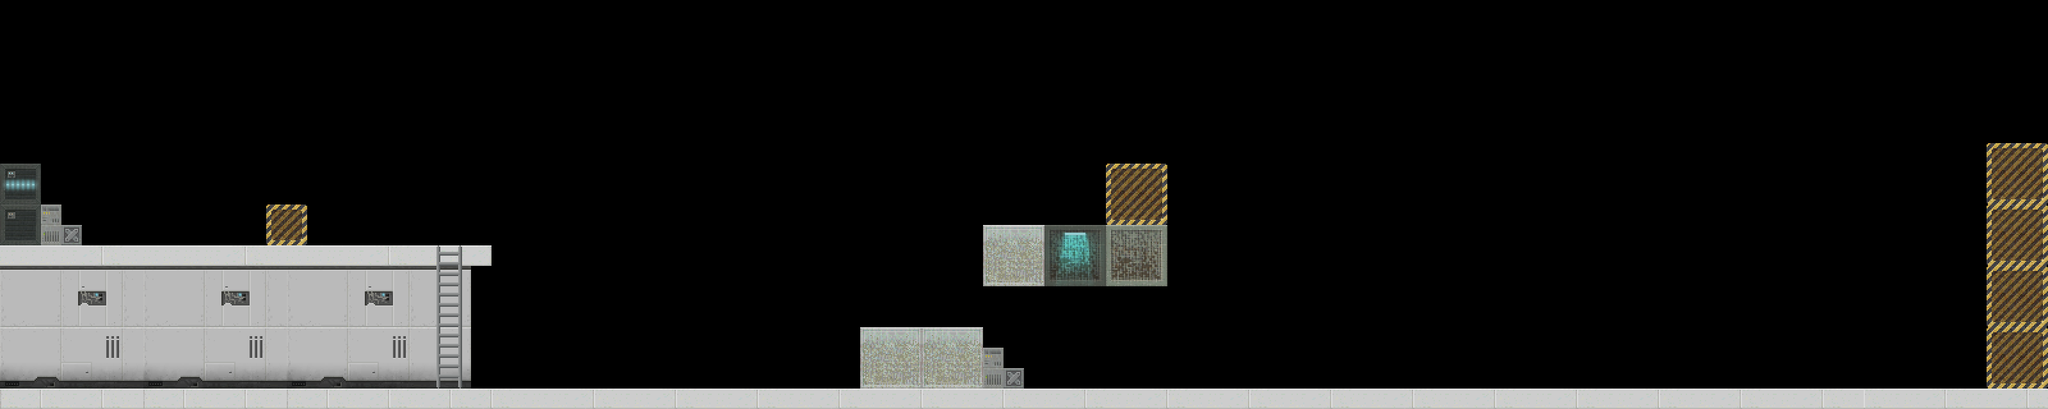

Below is a game level as drawn by its tile map, then a one-line description and the .tmx file that defines it, in full:
An orthogonal 100x20 tile map with 32x32 px tiles, 1 tile layer (GroundLayer), 2 tilesets.

<map version="1.0" tiledversion="1.0.3" orientation="orthogonal" renderorder="right-down" width="100" height="20" tilewidth="32" tileheight="32" nextobjectid="1">
 <tileset firstgid="1" name="scifi_platformTiles" tilewidth="32" tileheight="32" tilecount="805" columns="35">
  <image source="scifi_platformTiles.png" width="1120" height="736" />
 </tileset>
 <tileset firstgid="806" name="cyberpunkTiles" tilewidth="32" tileheight="32" tilecount="625" columns="25">
  <image source="cyberpunkTiles.jpg" width="800" height="800" />
 </tileset>
 <layer name="GroundLayer" width="100" height="20">
  <data encoding="csv">
0,0,0,0,0,0,0,0,0,0,0,0,0,0,0,0,0,0,0,0,0,0,0,0,0,0,0,0,0,0,0,0,0,0,0,0,0,0,0,0,0,0,0,0,0,0,0,0,0,0,0,0,0,0,0,0,0,0,0,0,0,0,0,0,0,0,0,0,0,0,0,0,0,0,0,0,0,0,0,0,0,0,0,0,0,0,0,0,0,0,0,0,0,0,0,0,0,0,0,0,
0,0,0,0,0,0,0,0,0,0,0,0,0,0,0,0,0,0,0,0,0,0,0,0,0,0,0,0,0,0,0,0,0,0,0,0,0,0,0,0,0,0,0,0,0,0,0,0,0,0,0,0,0,0,0,0,0,0,0,0,0,0,0,0,0,0,0,0,0,0,0,0,0,0,0,0,0,0,0,0,0,0,0,0,0,0,0,0,0,0,0,0,0,0,0,0,0,0,0,0,
0,0,0,0,0,0,0,0,0,0,0,0,0,0,0,0,0,0,0,0,0,0,0,0,0,0,0,0,0,0,0,0,0,0,0,0,0,0,0,0,0,0,0,0,0,0,0,0,0,0,0,0,0,0,0,0,0,0,0,0,0,0,0,0,0,0,0,0,0,0,0,0,0,0,0,0,0,0,0,0,0,0,0,0,0,0,0,0,0,0,0,0,0,0,0,0,0,0,0,0,
0,0,0,0,0,0,0,0,0,0,0,0,0,0,0,0,0,0,0,0,0,0,0,0,0,0,0,0,0,0,0,0,0,0,0,0,0,0,0,0,0,0,0,0,0,0,0,0,0,0,0,0,0,0,0,0,0,0,0,0,0,0,0,0,0,0,0,0,0,0,0,0,0,0,0,0,0,0,0,0,0,0,0,0,0,0,0,0,0,0,0,0,0,0,0,0,0,0,0,0,
0,0,0,0,0,0,0,0,0,0,0,0,0,0,0,0,0,0,0,0,0,0,0,0,0,0,0,0,0,0,0,0,0,0,0,0,0,0,0,0,0,0,0,0,0,0,0,0,0,0,0,0,0,0,0,0,0,0,0,0,0,0,0,0,0,0,0,0,0,0,0,0,0,0,0,0,0,0,0,0,0,0,0,0,0,0,0,0,0,0,0,0,0,0,0,0,0,0,0,0,
0,0,0,0,0,0,0,0,0,0,0,0,0,0,0,0,0,0,0,0,0,0,0,0,0,0,0,0,0,0,0,0,0,0,0,0,0,0,0,0,0,0,0,0,0,0,0,0,0,0,0,0,0,0,0,0,0,0,0,0,0,0,0,0,0,0,0,0,0,0,0,0,0,0,0,0,0,0,0,0,0,0,0,0,0,0,0,0,0,0,0,0,0,0,0,0,0,0,0,0,
0,0,0,0,0,0,0,0,0,0,0,0,0,0,0,0,0,0,0,0,0,0,0,0,0,0,0,0,0,0,0,0,0,0,0,0,0,0,0,0,0,0,0,0,0,0,0,0,0,0,0,0,0,0,0,0,0,0,0,0,0,0,0,0,0,0,0,0,0,0,0,0,0,0,0,0,0,0,0,0,0,0,0,0,0,0,0,0,0,0,0,0,0,0,0,0,0,0,0,0,
0,0,0,0,0,0,0,0,0,0,0,0,0,0,0,0,0,0,0,0,0,0,0,0,0,0,0,0,0,0,0,0,0,0,0,0,0,0,0,0,0,0,0,0,0,0,0,0,0,0,0,0,0,0,0,0,0,0,0,0,0,0,0,0,0,0,0,0,0,0,0,0,0,0,0,0,0,0,0,0,0,0,0,0,0,0,0,0,0,0,0,0,0,0,0,0,0,299,300,301,
71,72,0,0,0,0,0,0,0,0,0,0,0,0,0,0,0,0,0,0,0,0,0,0,0,0,0,0,0,0,0,0,0,0,0,0,0,0,0,0,0,0,0,0,0,0,0,0,0,0,0,0,0,0,299,300,301,0,0,0,0,0,0,0,0,0,0,0,0,0,0,0,0,0,0,0,0,0,0,0,0,0,0,0,0,0,0,0,0,0,0,0,0,0,0,0,0,334,335,336,
106,107,0,0,0,0,0,0,0,0,0,0,0,0,0,0,0,0,0,0,0,0,0,0,0,0,0,0,0,0,0,0,0,0,0,0,0,0,0,0,0,0,0,0,0,0,0,0,0,0,0,0,0,0,334,335,336,0,0,0,0,0,0,0,0,0,0,0,0,0,0,0,0,0,0,0,0,0,0,0,0,0,0,0,0,0,0,0,0,0,0,0,0,0,0,0,0,369,370,371,
141,142,143,0,0,0,0,0,0,0,0,0,0,146,147,0,0,0,0,0,0,0,0,0,0,0,0,0,0,0,0,0,0,0,0,0,0,0,0,0,0,0,0,0,0,0,0,0,0,0,0,0,0,0,369,370,371,0,0,0,0,0,0,0,0,0,0,0,0,0,0,0,0,0,0,0,0,0,0,0,0,0,0,0,0,0,0,0,0,0,0,0,0,0,0,0,0,299,300,301,
176,177,178,179,0,0,0,0,0,0,0,0,0,181,182,0,0,0,0,0,0,0,0,0,0,0,0,0,0,0,0,0,0,0,0,0,0,0,0,0,0,0,0,0,0,0,0,0,188,189,190,191,192,193,194,195,196,0,0,0,0,0,0,0,0,0,0,0,0,0,0,0,0,0,0,0,0,0,0,0,0,0,0,0,0,0,0,0,0,0,0,0,0,0,0,0,0,334,335,336,
211,212,213,214,215,216,217,211,212,213,214,215,216,217,211,212,213,214,215,216,217,218,219,220,0,0,0,0,0,0,0,0,0,0,0,0,0,0,0,0,0,0,0,0,0,0,0,0,223,224,225,226,227,228,229,230,231,0,0,0,0,0,0,0,0,0,0,0,0,0,0,0,0,0,0,0,0,0,0,0,0,0,0,0,0,0,0,0,0,0,0,0,0,0,0,0,0,369,370,371,
246,247,248,249,250,251,252,246,247,248,249,250,251,252,246,247,248,249,250,251,252,253,254,0,0,0,0,0,0,0,0,0,0,0,0,0,0,0,0,0,0,0,0,0,0,0,0,0,258,259,260,261,262,263,264,265,266,0,0,0,0,0,0,0,0,0,0,0,0,0,0,0,0,0,0,0,0,0,0,0,0,0,0,0,0,0,0,0,0,0,0,0,0,0,0,0,0,299,300,301,
281,282,283,284,285,286,287,281,282,283,284,285,286,287,281,282,283,284,285,286,287,288,289,0,0,0,0,0,0,0,0,0,0,0,0,0,0,0,0,0,0,0,0,0,0,0,0,0,0,0,0,0,0,0,0,0,0,0,0,0,0,0,0,0,0,0,0,0,0,0,0,0,0,0,0,0,0,0,0,0,0,0,0,0,0,0,0,0,0,0,0,0,0,0,0,0,0,334,335,336,
316,317,318,319,320,321,322,316,317,318,319,320,321,322,316,317,318,319,320,321,322,323,324,0,0,0,0,0,0,0,0,0,0,0,0,0,0,0,0,0,0,0,0,0,0,0,0,0,0,0,0,0,0,0,0,0,0,0,0,0,0,0,0,0,0,0,0,0,0,0,0,0,0,0,0,0,0,0,0,0,0,0,0,0,0,0,0,0,0,0,0,0,0,0,0,0,0,369,370,371,
351,352,353,354,355,356,357,351,352,353,354,355,356,357,351,352,353,354,355,356,357,358,359,0,0,0,0,0,0,0,0,0,0,0,0,0,0,0,0,0,0,0,590,591,592,590,591,592,0,0,0,0,0,0,0,0,0,0,0,0,0,0,0,0,0,0,0,0,0,0,0,0,0,0,0,0,0,0,0,0,0,0,0,0,0,0,0,0,0,0,0,0,0,0,0,0,0,299,300,301,
386,387,388,389,390,391,392,386,387,388,389,390,391,392,386,387,388,389,390,391,392,393,394,0,0,0,0,0,0,0,0,0,0,0,0,0,0,0,0,0,0,0,625,626,627,625,626,627,143,0,0,0,0,0,0,0,0,0,0,0,0,0,0,0,0,0,0,0,0,0,0,0,0,0,0,0,0,0,0,0,0,0,0,0,0,0,0,0,0,0,0,0,0,0,0,0,0,334,335,336,
421,422,423,424,425,426,427,421,422,423,424,425,426,427,421,422,423,424,425,426,427,428,429,0,0,0,0,0,0,0,0,0,0,0,0,0,0,0,0,0,0,0,660,661,662,660,661,662,178,179,0,0,0,0,0,0,0,0,0,0,0,0,0,0,0,0,0,0,0,0,0,0,0,0,0,0,0,0,0,0,0,0,0,0,0,0,0,0,0,0,0,0,0,0,0,0,0,369,370,371,
456,457,458,459,460,461,462,456,457,458,459,460,461,462,456,457,458,459,460,461,462,463,464,465,466,467,468,469,470,771,772,773,774,775,776,777,778,779,780,781,782,783,784,785,786,771,772,773,774,775,776,777,778,779,780,781,782,783,784,785,786,771,772,773,774,775,776,777,778,779,780,781,782,783,784,785,786,771,772,773,774,775,776,777,778,779,780,781,782,783,784,771,772,773,774,775,776,777,778,779
</data>
 </layer>
</map>